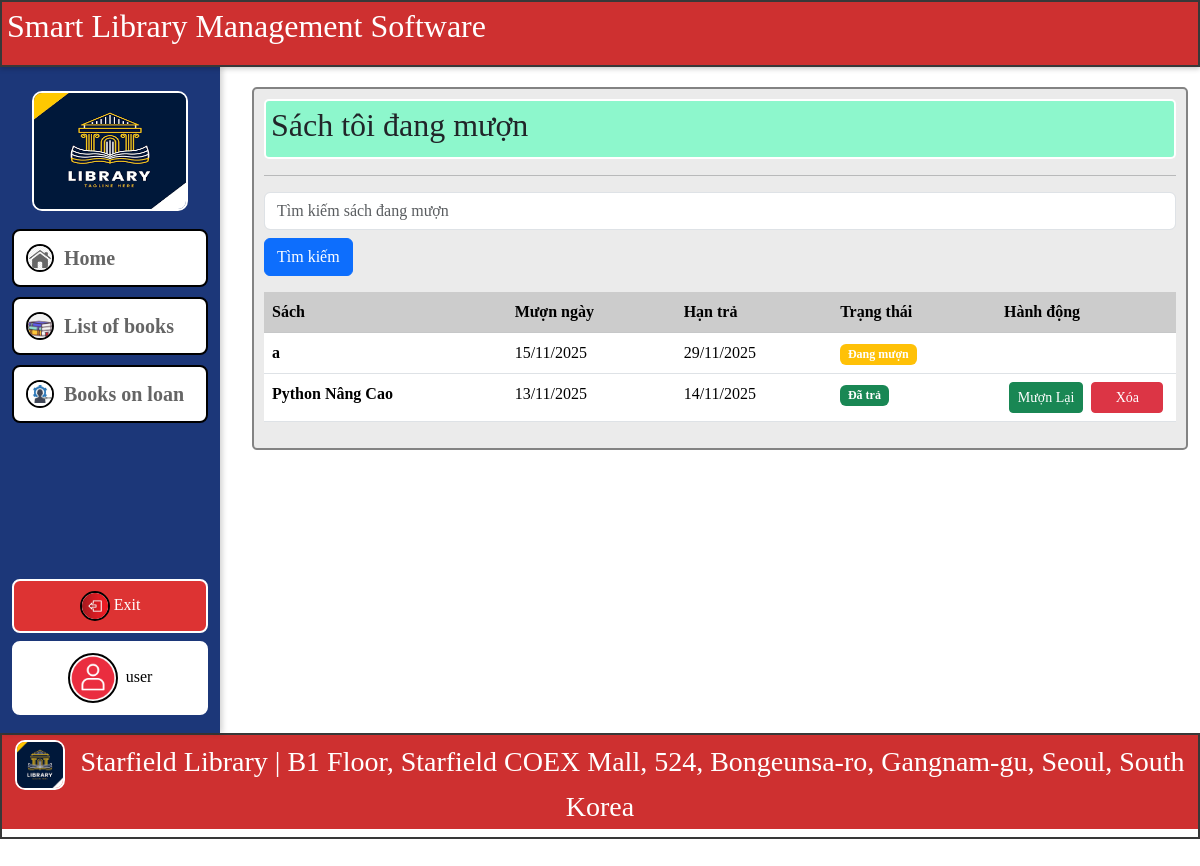
/my-borrows (signed in), run on the app's committed database.
### app/models.py (models this page shows, shortened)
class User(UserMixin, db.Model):
    id = db.Column(db.Integer, primary_key=True)
    username = db.Column(db.String(64), unique=True, nullable=False)
    email = db.Column(db.String(120), unique=True, nullable=False)
    password_hash = db.Column(db.String(256), nullable=False)
    role = db.Column(db.String(20), default='user')  # 'admin' hoặc 'user'
    avatar = db.Column(db.String(256), default='default-avatar.png')  # static/uploads/avatars/
    cover_photo = db.Column(db.String(256), default='default-cover.jpg')  # static/uploads/covers/
    full_name = db.Column(db.String(128))  # Họ và tên đầy đủ của người dùng
    birth_date = db.Column(db.Date)  # Ngày sinh của người dùng
    address = db.Column(db.String(256))  # Địa chỉ của người dùng
    hobbies = db.Column(db.Text)  # Sở thích của người dùng
    gender = db.Column(db.String(10))  # Giới tính của người dùng

class Borrow(db.Model):
    id = db.Column(db.Integer, primary_key=True)
    book_id = db.Column(db.Integer, db.ForeignKey('book.id'), nullable=False)
    user_id = db.Column(db.Integer, db.ForeignKey('user.id'), nullable=False)
    borrow_date = db.Column(db.DateTime, default=datetime.utcnow)
    due_date = db.Column(db.DateTime)
    return_date = db.Column(db.DateTime)
    fine_amount = db.Column(db.Float, default=0.0)
    book = db.relationship('Book', backref=db.backref('borrows', cascade='all,delete-orphan'))
    user = db.relationship('User', backref='borrows')
    def is_overdue(self):
        if self.return_date:  # SỬA: return_date
            return False
        return datetime.utcnow() > self.due_date

class Book(db.Model):
    id = db.Column(db.Integer, primary_key=True)
    title = db.Column(db.String(128), nullable=False, index=True)
    author = db.Column(db.String(64), nullable=False, index=True)
    genre = db.Column(db.String(64), index=True)
    isbn = db.Column(db.String(13), unique=True)
    available_copies = db.Column(db.Integer, default=1)
    cover_image = db.Column(db.String(256))  # Đường dẫn file
    description = db.Column(db.Text)        # Mô tả sách

### app/routes.py (the view)
    @app.route('/my-borrows')
    @login_required
    def my_borrows():
        if current_user.role == 'admin':
            borrows = Borrow.query.filter_by(return_date=None).order_by(Borrow.borrow_date.desc()).all()
        else:
            borrows = Borrow.query.filter_by(user_id=current_user.id).order_by(Borrow.borrow_date.desc()).all()
        return render_template('borrows/my_borrows.html', borrows=borrows)

### app/routes.py (called while the page is built)
@login_manager.user_loader
def load_user(user_id):
    return User.query.get(int(user_id))

### templates/borrows/my_borrows.html (shortened to what this page needs)
{% extends 'base.html' %}
{% block content %}
<div class="dashboard">
<div class="title-table">
    {% if current_user.role == 'user' %}
        <h2>Sách tôi đang mượn</h2>
    {% elif current_user.role == 'admin' %}
        <h2>Tất cả sách đang mượn</h2>
    {% endif %}
</div>
<hr>
<form method="GET" action="{{ url_for('my_borrows') }}" class="mb-3">
    <input type="text" name="search" placeholder="Tìm kiếm sách đang mượn" class="form-control" value="{{ request.args.get('search', '') }}">
    <button type="submit" class="btn btn-primary mt-2">Tìm kiếm</button>
</form>
{% if borrows %}
<div class="table-responsive">
    <table class="table table-hover">
        <thead class="table-light">
            <tr>
                <th style="background-color: #cccccc;">Sách</th>
                <th style="background-color: #cccccc;">Mượn ngày</th>
                <th style="background-color: rgb(204, 204, 204);">Hạn trả</th>
                <th style="background-color: rgb(204, 204, 204);">Trạng thái</th>
                <th style="background-color: rgb(204, 204, 204);">Hành động</th>
            </tr>
        </thead>
        <tbody>
            {% for b in borrows %}
                <tr class="{% if b.is_overdue() %}table-danger{% endif %}">
                    <td><strong>{{ b.book.title }}</strong></td>
                    <td>{{ b.borrow_date.strftime('%d/%m/%Y') }}</td>
                    <td>{{ b.due_date.strftime('%d/%m/%Y') }}</td>
                    <td>
                        {% if b.return_date %}
                            <span class="badge bg-success">Đã trả</span>
                        {% elif b.is_overdue() %}
                            <span class="badge bg-danger">Quá hạn</span>
                        {% else %}
                            <span class="badge bg-warning">Đang mượn</span>
                        {% endif %}
                    </td>
                    <td class="actions-cell align-middle text-center">
                        {% if current_user.role == 'admin' %}
                            {% if not b.return_date %}
                                <div class="d-flex justify-content-center gap-2 flex-wrap">
                                    <button class="btn btn-danger btn-sm" data-bs-toggle="modal" data-bs-target="#returnModal{{ b.id }}">Trả sách</button>
                                    <button class="btn btn-info btn-sm" data-bs-toggle="modal" data-bs-target="#detailModal{{ b.id }}">Xem Chi Tiết</button>
                                </div>
                            {% else %}
                                <button class="btn btn-info btn-sm" data-bs-toggle="modal" data-bs-target="#detailModal{{ b.id }}">Xem Chi Tiết</button>
                            {% endif %}
                        {% elif current_user.role == 'user' %}
                            {% if b.return_date %}
                                <div class="d-flex justify-content-center gap-2 flex-wrap">
                                    <form method="POST" action="{{ url_for('borrow_book', book_id=b.book.id) }}" style="display:inline">
                                        <button type="submit" class="btn btn-success btn-sm" {% if b.book.available_copies <= 0 %}disabled title="Không còn bản"{% endif %}>Mượn Lại</button>
                                    </form>
                                    <button class="btn btn-danger btn-sm" data-bs-toggle="modal" data-bs-target="#deleteModal{{ b.id }}">Xóa</button>
                                </div>
                            {% endif %}
                        {% endif %}
                    </td>
                </tr>
            {% endfor %}
        </tbody>
    </table>
</div>
{% endif %}
</div>
{% endblock %}

### templates/base.html (shortened to what this page needs)
<!DOCTYPE html>
<html lang="vi">
<head>
    {% from 'bootstrap5/utils.html' import render_messages %}
    {% from 'bootstrap5/nav.html' import render_nav_item %}
    {{ bootstrap.load_css() }}
    <link rel="stylesheet" href="{{ url_for('static', filename='css/style.css') }}">
</head>
<body style="font-family: 'Times New Roman', Times, serif;">
    {% if current_user.is_authenticated %}
    <div class="app-layout-80" style="margin-bottom: 0%;border: 2px solid hsl(0, 0%, 22%); background: #CE3030;">
        <h2 style="background: #CE3030; color: white; padding: 10px; padding: 5px">Smart Library Management Software</h2>
    </div>
    {% endif %}
    <div class="app-layout" style="margin-top: 0%;">
        {% if current_user.is_authenticated %}
            <aside class="sidebar">
                <a href="{{ url_for('index') }}">
                <div class="sidebar-logo">
                    <img src="{{ url_for('static', filename='img/logo-library.png') }}" alt="logo" width="120" height="120">
                </div>
                </a>
                <nav class="sidebar-nav" style="text-align: center;">
                    <a class="btn btn-aside" href="{{ url_for('index') }}" style="background-color: #ffffff; border: 2px solid rgb(0, 0, 0);color: #656565; font-size: 20px; font-weight: bolder;"><img src="{{ url_for('static', filename='img/logo-home.png') }}" alt="" width="50" height="50"> Home</a>
                    <a class="btn btn-aside" href="{{ url_for('books') }}" style="background-color: #ffffff; border: 2px solid rgb(0, 0, 0);color: #656565; font-size: 20px; font-weight: bolder;"><img src="{{ url_for('static', filename='img/danh-sach-sach.jpg') }}" alt=""> List of books</a>
                    {% if current_user.role == 'user' %}
                        <a class="btn btn-aside" href="{{ url_for('my_borrows') }}" style="background-color: #ffffff; border: 2px solid rgb(0, 0, 0);color: #656565; font-size: 20px; font-weight: bolder;"><img src="{{ url_for('static', filename='img/Dashboard-Quan-tri.jpg') }}" alt=""> Books on loan</a>
                    {% endif %}
                </nav>
                <div class="sidebar-footer">
                    <a class="btn btn-exit" href="{{ url_for('logout') }}" style="border: 2px solid rgb(255, 255, 255);"><img src="{{ url_for('static', filename='img/logout.jpg') }}" alt="Logout" width="30" height="30" class="rounded-circle me-1">Exit</a>
                    <a class="btn btn-admin" href="{{ url_for('profile') }}" style="border: 2px solid rgb(255, 255, 255);" >
                        {% if current_user.role == 'admin' %}
                            <img src="{{ url_for('static', filename='img/logo_admin.jpg') }}" alt="Admin Avatar" width="50" height="50" class="rounded-circle me-1">
                        {% else %}
                            <img src="{{ url_for('static', filename='img/logo_user.png') }}" alt="User Avatar" width="50" height="50" class="rounded-circle me-1">
                        {% endif %}
                        {{ current_user.username }}
                    </a>
                </div>
            </aside>
        {% endif %}
        <main class="content container mt-4">
            {% block content %}{% endblock %}
        </main>
    </div>
    {% if current_user.is_authenticated %}
    <div class="app-layout-80" style="margin-bottom: 0%; border: 2px solid hsl(0, 0%, 22%);">
        <h3 style="background: #CE3030; padding: 10px; padding: 5px; font-weight: normal; font-family: 'Times New Roman', Times, serif; text-align: center;color: #ffffff;"><a href="{{ url_for('index') }}"><img src="{{ url_for('static', filename='img/logo-library.png') }}" alt="Library Logo" width="50" height="50" class="me-2"></a> Starfield Library | B1 Floor, Starfield COEX Mall, 524, Bongeunsa-ro, Gangnam-gu, Seoul, South Korea</h3>
    </div>
    {% endif %}
</body>
</html>

### static/css/style.css (style rules this page uses)
body { background-color: #ffffff; }
.actions-cell { width: 180px; vertical-align: middle; }
.actions-cell .btn { min-width: 72px; }
.app-layout { height: auto; display: flex; align-items: flex-start; gap: 20px; }
.app-layout img { border: 2px solid hsl(0, 0%, 0%); border-radius: 50%; }
.sidebar { width: 220px; background: linear-gradient(180deg,#1C3779,#1C3779); padding: 18px 12px; min-height: calc(100vh - 80px); box-shadow: 2px 0 6px rgba(0,0,0,0.2); display: flex; flex-direction: column; }
.content { flex: 1 1 auto; }
.sidebar-logo img { width: 80%; border-radius: 10px; display:block; margin: 6px auto 12px; border: 2px solid #ffffff; }
.sidebar-nav { display:flex; flex-direction:column; gap: 10px; margin-top: 6px; }
.btn-aside { display:flex; align-items:center; gap: 10px; padding: 12px; background: #264f78; color: #fff; border-radius: 8px; text-decoration: none; }
.btn-aside img { width: 28px; height: 28px; object-fit: contain; }
.sidebar-footer { margin-top: auto; display:flex; flex-direction:column; gap:8px; }
.btn-exit { background: #d33; color:#fff; padding:10px; border-radius:8px; text-align:center; text-decoration:none; display:block; }
.btn-admin { background: #fff; color:#000; padding:10px; border-radius:8px; text-align:center; text-decoration:none; display:block; }
.dashboard { background: #ebebeb; border: 2px solid #838383; border-radius: 5px; padding: 10px; }
.title-table { background-color: #8df7cc; padding: 5px; border: 2px solid #ffffff; font-family: 'Times New Roman', Times, serif; border-radius: 5px; margin-bottom: 15px; }
.me-2 { border: 2px solid white; border-radius: 10px; }

### templates/base.html (style rules this page uses)
:root { --header-height: 67px; --footer-height: 67px; --sidebar-width: 220px; --content-bottom-padding: 30px; }
body { font-family: 'Times New Roman', Times, serif; margin: 0; height: 100vh; overflow: hidden; }
.app-layout-80:first-child { position: fixed; top: 0; left: 0; width: 100%; height: var(--header-height); z-index: 1030; margin-bottom: 0 !important; box-shadow: 0 2px 5px rgba(0,0,0,0.2); }
.app-layout-80 h2 { margin: 0; }
.app-layout { display: flex; height: calc(100vh - var(--header-height) - var(--footer-height)); margin-top: var(--header-height) !important; margin-bottom: 0 !important; position: relative; gap: 20px; }
.sidebar { width: var(--sidebar-width); height: 100%; min-height: 100%; overflow-y: auto; }
.content { flex: 1; height: 100%; overflow-y: auto; padding-top: 20px; padding-bottom: calc(var(--footer-height) + var(--content-bottom-padding)); }
.content.container.mt-4 { margin-top: 0 !important; }

### data on the page
User: username "user"
Borrow: book "a", borrow_date "15/11/2025", due_date "29/11/2025", shows "Đang mượn"
Borrow: book "Python Nâng Cao", borrow_date "13/11/2025", due_date "14/11/2025", shows "Đã trả"
